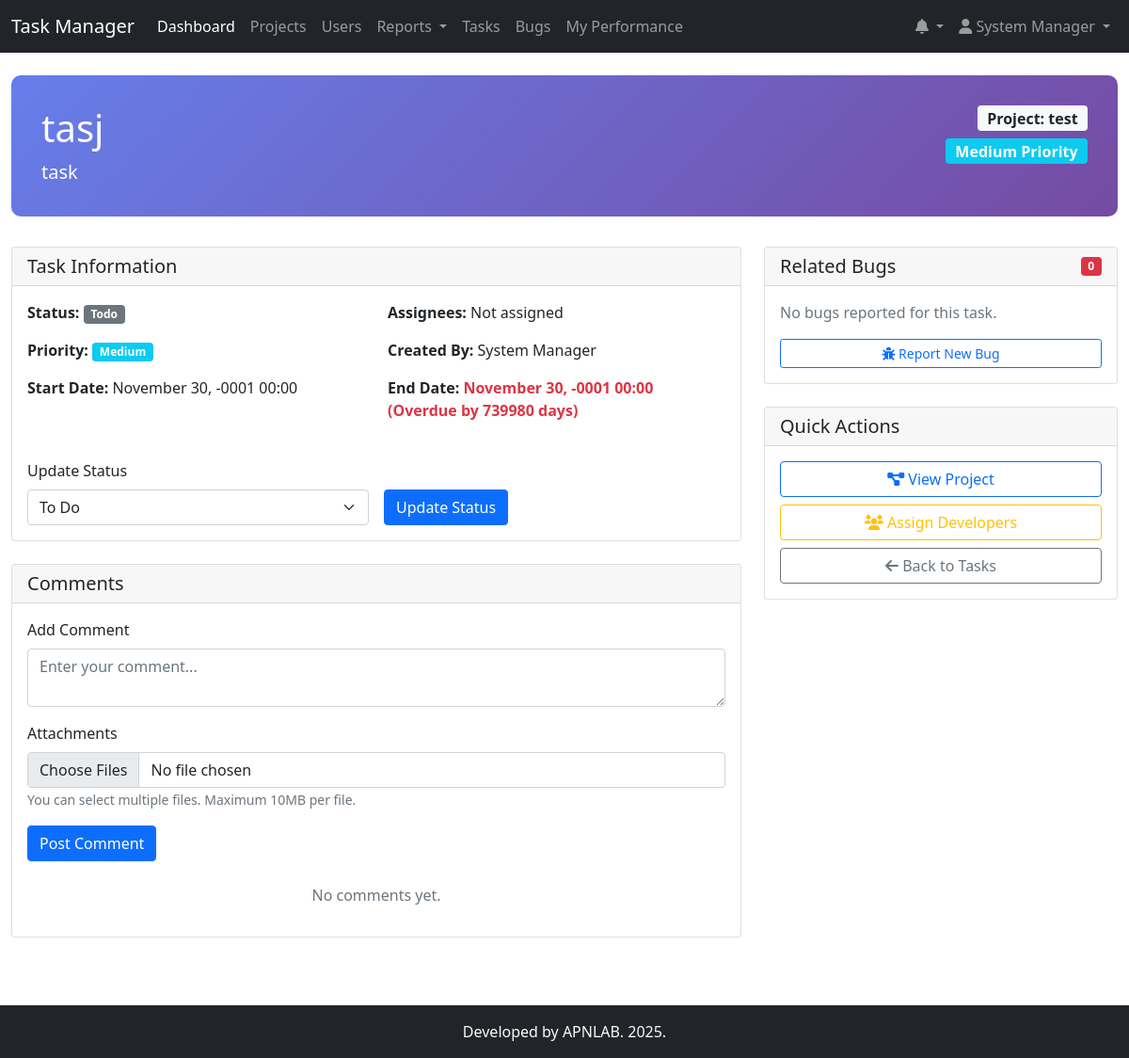
Page /task_details.php?id=1 (signed in) on the committed database.
### tables this page shows
CREATE TABLE `tasks` (
  `id` int(11) NOT NULL,
  `project_id` int(11) NOT NULL,
  `name` varchar(255) NOT NULL,
  `description` text DEFAULT NULL,
  `status` enum('todo','reopened','in_progress','await_release','in_review','closed') DEFAULT 'todo',
  `priority` enum('low','medium','high','critical') DEFAULT 'medium',
  `attachments` text DEFAULT NULL,
  `start_datetime` datetime DEFAULT NULL,
  `end_datetime` datetime DEFAULT NULL,
  `created_by` int(11) NOT NULL,
  `created_at` timestamp NOT NULL DEFAULT current_timestamp(),
  `updated_at` timestamp NOT NULL DEFAULT current_timestamp() ON UPDATE current_timestamp()
);

CREATE TABLE `projects` (
  `id` int(11) NOT NULL,
  `name` varchar(255) NOT NULL,
  `icon` varchar(255) DEFAULT NULL,
  `description` text DEFAULT NULL,
  `git_url` varchar(255) DEFAULT NULL,
  `status` enum('active','inactive','completed') DEFAULT 'active',
  `created_by` int(11) NOT NULL,
  `created_at` timestamp NOT NULL DEFAULT current_timestamp(),
  `updated_at` timestamp NOT NULL DEFAULT current_timestamp() ON UPDATE current_timestamp()
);

CREATE TABLE `users` (
  `id` int(11) NOT NULL,
  `email` varchar(255) NOT NULL,
  `name` varchar(255) NOT NULL,
  `password` varchar(255) NOT NULL,
  `role` enum('manager','qa','developer') NOT NULL,
  `status` enum('active','inactive') DEFAULT 'active',
  `image` varchar(255) DEFAULT NULL,
  `created_by` int(11) DEFAULT NULL,
  `created_at` timestamp NOT NULL DEFAULT current_timestamp()
);

### task_details.php (the view, shortened to what this page needs)
<?php
$database = new Database();
$db = $database->getConnection();
$task_id = $_GET['id'] ?? 0;
$query = "
    SELECT t.*, p.name as project_name, p.id as project_id,
           u_created.name as created_by_name,
           GROUP_CONCAT(DISTINCT u_assign.id) as assignee_ids,
           GROUP_CONCAT(DISTINCT u_assign.name) as assignee_names
    FROM tasks t
    LEFT JOIN projects p ON t.project_id = p.id
    LEFT JOIN users u_created ON t.created_by = u_created.id
    LEFT JOIN task_assignments ta ON t.id = ta.task_id
    LEFT JOIN users u_assign ON ta.user_id = u_assign.id
    WHERE t.id = :task_id
    GROUP BY t.id
";
$stmt = $db->prepare($query);
$stmt->bindParam(':task_id', $task_id);
$stmt->execute();
$task = $stmt->fetch(PDO::FETCH_ASSOC);
$comments_query = "
    SELECT c.*, u.name as user_name, u.image as user_image
    FROM comments c
    LEFT JOIN users u ON c.user_id = u.id
    WHERE c.entity_type = 'task' AND c.entity_id = :task_id
    ORDER BY c.created_at DESC
";
$comments_stmt = $db->prepare($comments_query);
$comments_stmt->bindParam(':task_id', $task_id);
$comments_stmt->execute();
$comments = $comments_stmt->fetchAll(PDO::FETCH_ASSOC);
$bugs_query = "
    SELECT b.*, u.name as created_by_name
    FROM bugs b
    LEFT JOIN users u ON b.created_by = u.id
    WHERE b.task_id = :task_id
    ORDER BY b.priority DESC, b.created_at DESC
";
$bugs_stmt = $db->prepare($bugs_query);
$bugs_stmt->bindParam(':task_id', $task_id);
$bugs_stmt->execute();
$bugs = $bugs_stmt->fetchAll(PDO::FETCH_ASSOC);
?>
<!DOCTYPE html>
<html lang="en">
<head>
    <link href="https://cdn.jsdelivr.net/npm/bootstrap@5.1.3/dist/css/bootstrap.min.css" rel="stylesheet">
    <link href="https://cdnjs.cloudflare.com/ajax/libs/font-awesome/6.0.0/css/all.min.css" rel="stylesheet">
</head>
<body>
    <?php include 'includes/header.php'; ?>
    <div class="container-fluid mt-4">
        <div class="row">
            <div class="col-12">
                <div class="task-header">
                    <div class="row">
                        <div class="col-md-8">
                            <h1><?= htmlspecialchars($task['name']) ?></h1>
                            <div class="lead mb-0"><?= $task['description'] ?></div>
                        </div>
                        <div class="col-md-4 text-end">
                            <span class="badge bg-light text-dark fs-6">
                                Project: <?= htmlspecialchars($task['project_name']) ?>
                            </span>
                            <br>
                            <span class="badge bg-<?=
                                $task['priority'] == 'critical' ? 'danger' :
                                ($task['priority'] == 'high' ? 'warning' :
                                ($task['priority'] == 'medium' ? 'info' : 'success'))
                            ?> fs-6 mt-2">
                                <?= ucfirst($task['priority']) ?> Priority
                            </span>
                        </div>
                    </div>
                </div>
                <div class="row">
                    <div class="col-md-8">
                        <div class="card mb-4">
                            <div class="card-header">
                                <h5 class="mb-0">Task Information</h5>
                            </div>
                            <div class="card-body">
                                <div class="row">
                                    <div class="col-md-6">
                                        <p><strong>Status:</strong>
                                            <span class="badge bg-secondary">
                                                <?= ucfirst(str_replace('_', ' ', $task['status'])) ?>
                                            </span>
                                        </p>
                                        <p><strong>Priority:</strong>
                                            <span class="badge bg-<?=
                                                $task['priority'] == 'critical' ? 'danger' :
                                                ($task['priority'] == 'high' ? 'warning' :
                                                ($task['priority'] == 'medium' ? 'info' : 'success'))
                                            ?>">
                                                <?= ucfirst($task['priority']) ?>
                                            </span>
                                        </p>
                                        <p><strong>Start Date:</strong>
                                            <?= $task['start_datetime'] ? date('F j, Y H:i', strtotime($task['start_datetime'])) : 'Not set' ?>
                                        </p>
                                    </div>
                                    <div class="col-md-6">
                                        <p><strong>Assignees:</strong>
                                            <?= $task['assignee_names'] ? htmlspecialchars($task['assignee_names']) : 'Not assigned' ?>
                                        </p>
                                        <p><strong>Created By:</strong> <?= htmlspecialchars($task['created_by_name']) ?></p>
                                        <p><strong>End Date:</strong>
                                            <?php if ($task['end_datetime']): ?>
                                                <?php
                                                $end_date = strtotime($task['end_datetime']);
                                                $now = time();
                                                $diff = $end_date - $now;
                                                $days = floor($diff / (60 * 60 * 24));
                                                $class = 'text-muted';
                                                if ($days < 0) {
                                                    $class = 'text-danger fw-bold';
                                                } elseif ($days <= 2) {
                                                    $class = 'text-warning fw-bold';
                                                }
                                                ?>
                                                <span class="<?= $class ?>">
                                                    <?= date('F j, Y H:i', $end_date) ?>
                                                    <?php if ($days < 0): ?>
                                                        (Overdue by <?= abs($days) ?> days)
                                                    <?php elseif ($days <= 2): ?>
                                                        (Due in <?= $days ?> days)
                                                    <?php endif; ?>
                                                </span>
                                            <?php else: ?>
                                                Not set
                                            <?php endif; ?>
                                        </p>
                                    </div>
                                </div>
                                <?php if ($_SESSION['user_role'] == 'manager' || in_array($_SESSION['user_id'], explode(',', $task['assignee_ids']))): ?>
                                <div class="mt-4">
                                    <form method="POST" class="row g-3">
                                        <div class="col-md-6">
                                            <label class="form-label">Update Status</label>
                                            <select name="status" class="form-select" required>
                                                <option value="todo" <?= $task['status'] == 'todo' ? 'selected' : '' ?>>To Do</option>
                                            </select>
                                        </div>
                                        <div class="col-md-6 d-flex align-items-end">
                                            <button type="submit" name="update_status" class="btn btn-primary">Update Status</button>
                                        </div>
                                    </form>
                                </div>
                                <?php endif; ?>
                            </div>
                        </div>
                        <div class="card mb-4">
                            <div class="card-header">
                                <h5 class="mb-0">Comments</h5>
                            </div>
                            <div class="card-body">
                                <form method="POST" class="mb-4" enctype="multipart/form-data">
                                    <div class="mb-3">
                                        <label class="form-label">Add Comment</label>
                                        <textarea class="form-control wysiwyg" name="comment" required placeholder="Enter your comment..."></textarea>
                                    </div>
                                    <div class="mb-3">
                                        <label class="form-label">Attachments</label>
                                        <input type="file" class="form-control" name="attachments[]" multiple accept=".jpg,.jpeg,.png,.gif,.pdf,.doc,.docx,.txt,.zip">
                                        <small class="text-muted">You can select multiple files. Maximum 10MB per file.</small>
                                    </div>
                                    <button type="submit" name="add_comment" class="btn btn-primary">Post Comment</button>
                                </form>
                                <div class="comments-list">
                                    <?php if (empty($comments)): ?>
                                        <p class="text-muted text-center">No comments yet.</p>
                                    <?php endif; ?>
                                </div>
                            </div>
                        </div>
                    </div>
                    <div class="col-md-4">
                        <div class="card mb-4">
                            <div class="card-header d-flex justify-content-between align-items-center">
                                <h5 class="mb-0">Related Bugs</h5>
                                <span class="badge bg-danger"><?= count($bugs) ?></span>
                            </div>
                            <div class="card-body">
                                <?php if (empty($bugs)): ?>
                                    <p class="text-muted">No bugs reported for this task.</p>
                                <?php endif; ?>
                                <?php if ($_SESSION['user_role'] == 'manager' || $_SESSION['user_role'] == 'qa'): ?>
                                <div class="mt-3">
                                    <a href="bugs.php" class="btn btn-outline-primary btn-sm w-100">
                                        <i class="fas fa-bug"></i> Report New Bug
                                    </a>
                                </div>
                                <?php endif; ?>
                            </div>
                        </div>
                        <div class="card">
                            <div class="card-header">
                                <h5 class="mb-0">Quick Actions</h5>
                            </div>
                            <div class="card-body">
                                <div class="d-grid gap-2">
                                    <a href="project_details.php?id=<?= $task['project_id'] ?>" class="btn btn-outline-primary">
                                        <i class="fas fa-project-diagram"></i> View Project
                                    </a>
                                    <?php if ($_SESSION['user_role'] == 'manager'): ?>
                                    <button class="btn btn-outline-warning" data-bs-toggle="modal" data-bs-target="#assignDevelopersModal">
                                        <i class="fas fa-users"></i> Assign Developers
                                    </button>
                                    <?php endif; ?>
                                    <a href="tasks.php" class="btn btn-outline-secondary">
                                        <i class="fas fa-arrow-left"></i> Back to Tasks
                                    </a>
                                </div>
                            </div>
                        </div>
                    </div>
                </div>
            </div>
        </div>
    </div>
</body>
<footer class="bg-dark text-light text-center py-3 mt-5">
    <div class="container">
        <p class="mb-0">Developed by APNLAB. 2025.</p>
    </div>
</footer>
</html>

### task_details.php (style rules this page uses)
.task-header { background: linear-gradient(135deg, #667eea 0%, #764ba2 100%); color: white; padding: 2rem; border-radius: 10px; margin-bottom: 2rem; }

### rows in the picture
tasks: name "tasj", description "task", project.name "test", priority "Medium", status "Todo", start_datetime "November 30, -0001 00:00", created_by.name "System Manager", end_datetime "November 30, -0001 00:00", status "To Do"

### other values in the picture
$_SESSION['user_name'] "System Manager"
count($bugs) "0"
